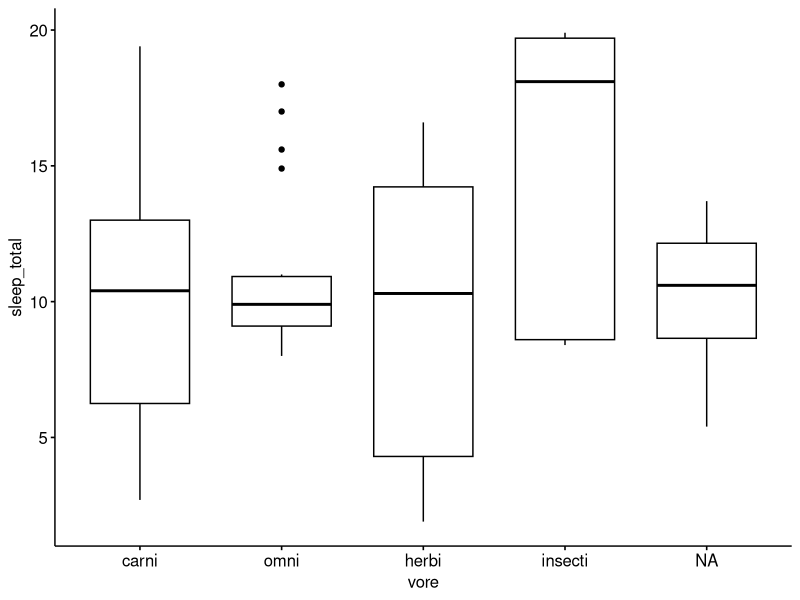
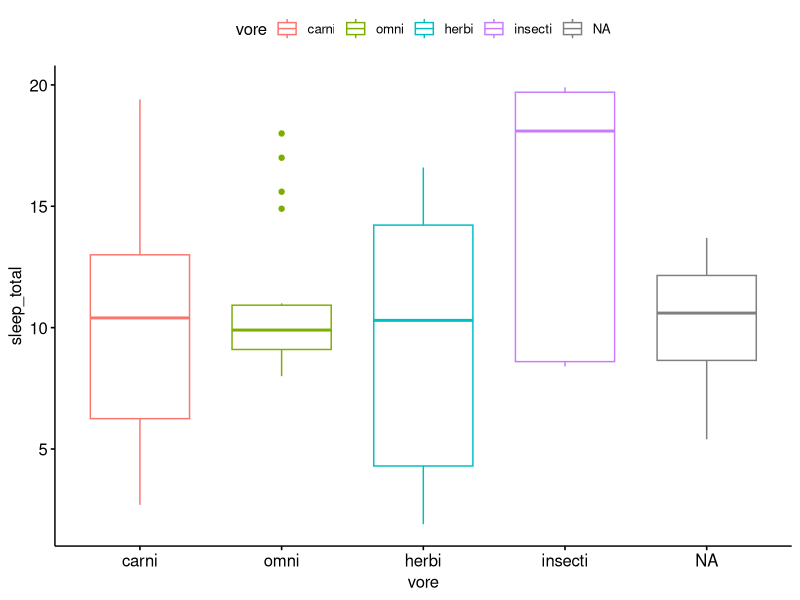
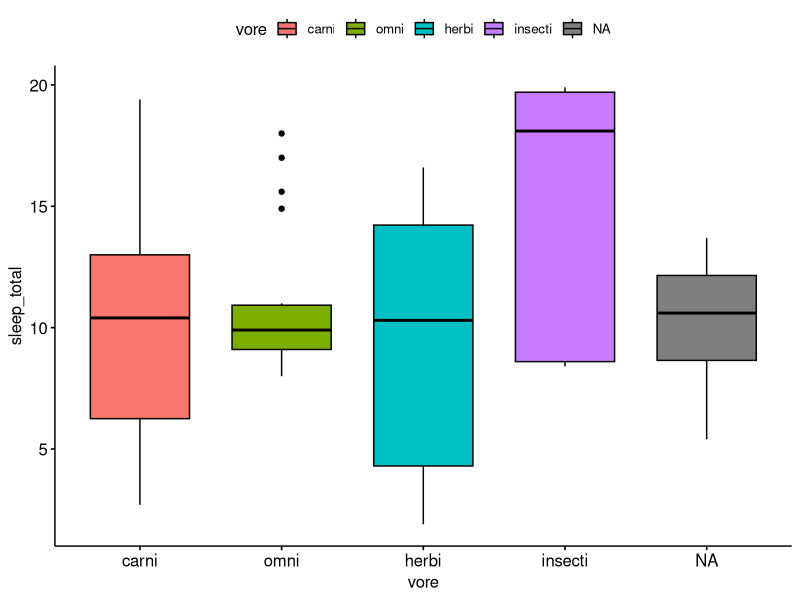
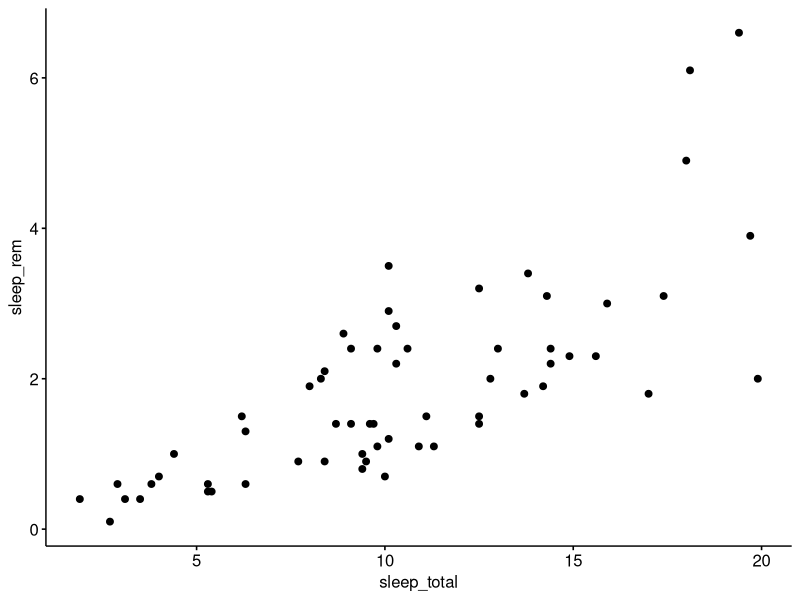
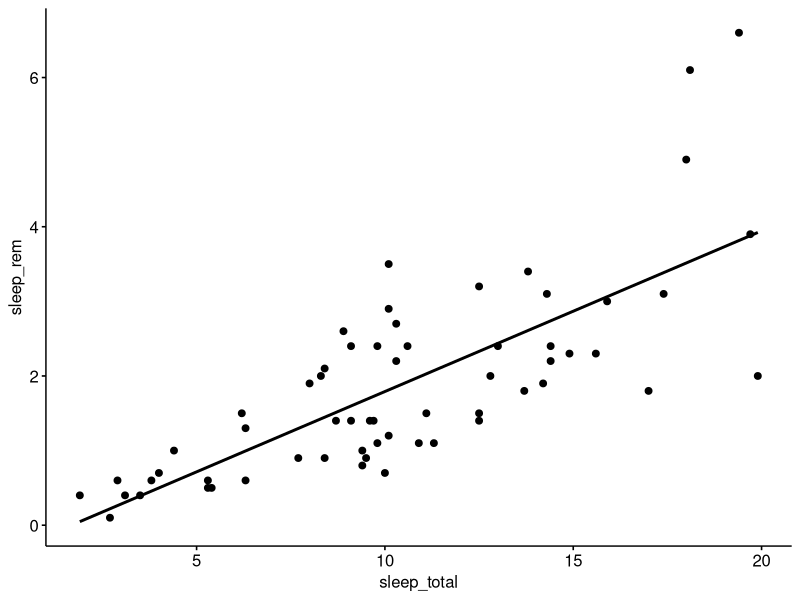
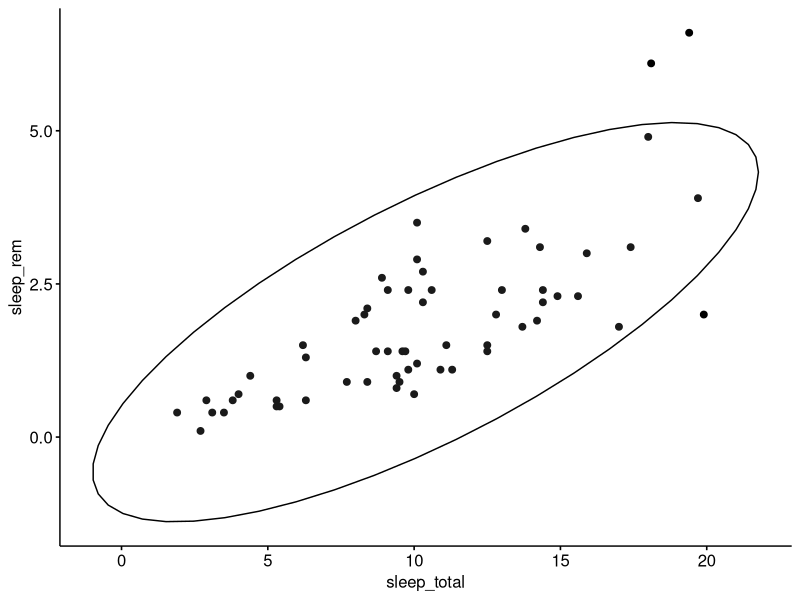
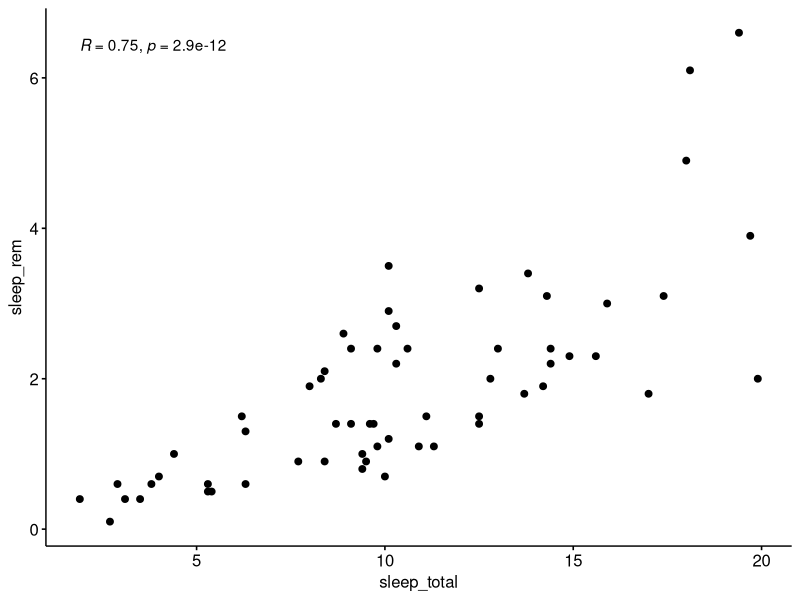
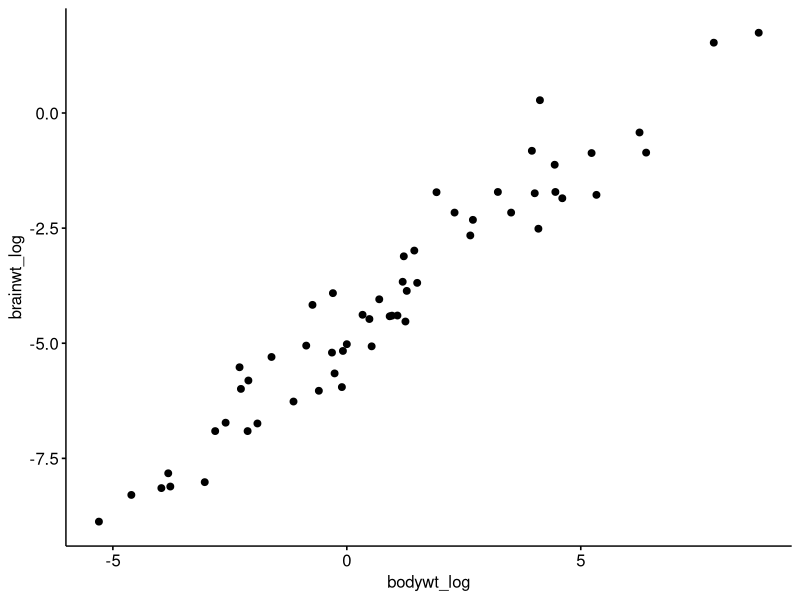

The R script that drew these images, in order:
## ---- chunk 1
knitr::opts_chunk$set(
  collapse = TRUE,
  comment = "#>"
)
## ---- chunk 2
# install.packages("ggplot2")
# iinstall.packages("ggpubr")
## ---- chunk 3
library(ggplot2)
library(ggpubr)
## ---- chunk 4
data(msleep)
## ---- chunk 5
ggboxplot(y = "sleep_total",
          x = "vore",
          data = msleep)
## ---- chunk 6
ggboxplot(y = "sleep_total",
          x = "vore",
          color = "vore",
          data = msleep)
## ---- chunk 7
ggboxplot(y = "sleep_total",
          x = "vore",
          fill = "vore",
          data = msleep)
## ---- chunk 8
ggscatter(y = "sleep_rem",
          x = "sleep_total",
          data = msleep)
## ---- chunk 9
ggscatter(y = "sleep_rem",
          x = "sleep_total",
          add = "reg.line",  # line of best fit
          data = msleep)
## ---- chunk 10
ggscatter(y = "sleep_rem",
          x = "sleep_total",
          ellipse = TRUE,   # data ellipse
          data = msleep)
## ---- chunk 11
ggscatter(y = "sleep_rem",
          x = "sleep_total",
          cor.coef = TRUE,
          data = msleep)
## ---- chunk 12
mean(msleep$brainwt, na.rm = T)
## ---- chunk 13
msleep$brainwt_log <- log(msleep$brainwt)
## ---- chunk 14
msleep$bodywt_log <- log(msleep$bodywt)
## ---- chunk 15
ggscatter(y = "brainwt_log",
          x = "bodywt_log",
          data = msleep)
## ---- chunk 16
ggscatter(y = "brainwt_log",
          x = "bodywt_log",
          color = "vore",    # color = 
          data = msleep)
## ---- chunk 17
ggscatter(y = "brainwt_log",
          x = "bodywt_log",
          color = "sleep_total",
          data = msleep)
## ---- chunk 18
ggscatter(y = "brainwt_log",
          x = "bodywt_log",
          shape = "vore",
          data = msleep)
## ---- chunk 19
ggscatter(y = "brainwt_log",
          x = "bodywt_log",
          shape = "vore",
          data = msleep)
## ---- chunk 20
ggscatter(y = "brainwt_log",
          x = "bodywt_log",
          shape = "vore",
          data = msleep,
          facet.by = "vore")
